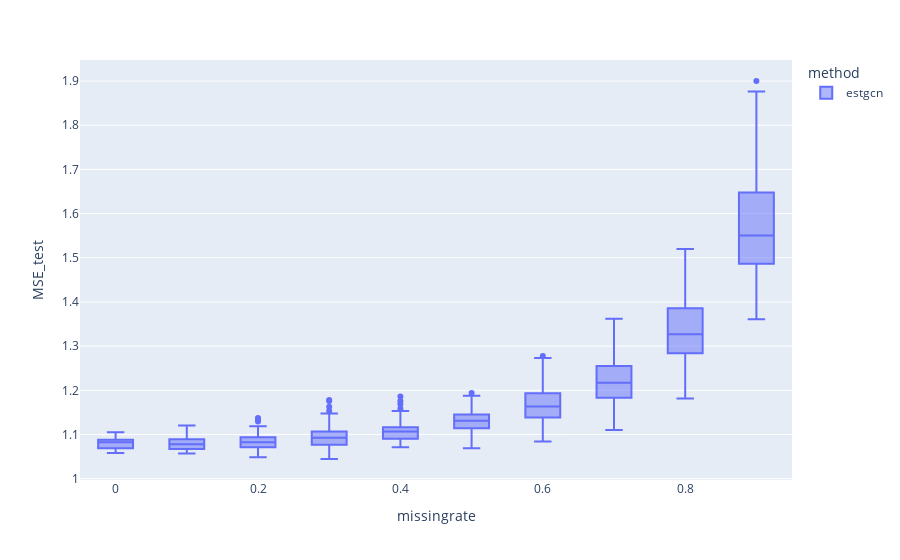

The notebook cell this image was saved under:
### Code cell
gnar_estgcn_1.plot.box(backend='plotly',x='missingrate',color='method',y='MSE_test')

### Figure 1 — Plotly figure (JSON) as saved in the notebook; plotly's stock layout.template omitted (floating-point values rounded to 4 significant figures; data arrays with more than 128 entries replaced by an {"elided": "..."} marker saying what was removed)
{"data": [{"alignmentgroup": "True", "hovertemplate": "method=estgcn<br>missingrate=%{x}<br>MSE_test=%{y}<extra></extra>", "legendgroup": "estgcn", "marker": {"color": "#636efa"}, "name": "estgcn", "notched": false, "offsetgroup": "estgcn", "orientation": "v", "showlegend": true, "type": "box", "x": {"elided": "1000 float values"}, "x0": " ", "xaxis": "x", "y": {"elided": "1000 float values"}, "y0": " ", "yaxis": "y"}], "layout": {"autosize": true, "boxmode": "group", "legend": {"title": {"text": "method"}, "tracegroupgap": 0}, "margin": {"t": 60}, "xaxis": {"anchor": "y", "autorange": true, "domain": [0, 1], "range": [-0.05, 0.95], "title": {"text": "missingrate"}, "type": "linear"}, "yaxis": {"anchor": "x", "autorange": true, "domain": [0, 1], "range": [0.9971, 1.948], "title": {"text": "MSE_test"}, "type": "linear"}}}
